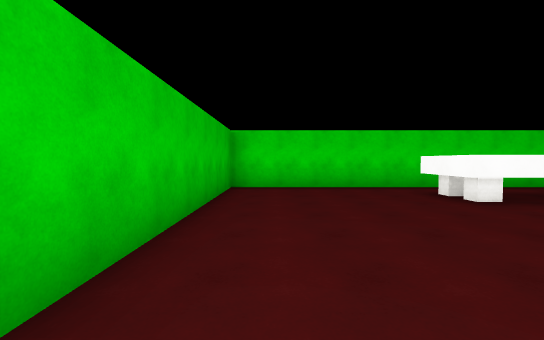
[1] (above)

23 first-person views from a walk through a 3-D level made in the Unity game engine. The camera is 1.5 m above the floor, tilts 2° down and sees 90° across. The floor is counted in squares, 2 m on a side. Each view is taken from the middle of a square. On the plan, view 1 faces up. The plan holds only what a view shows up to about 10 squares ahead; the rest is blank. The place goes on beyond the plan. The player character is not drawn. Surface patterns are stand-ins for the level's own textures.

[2]
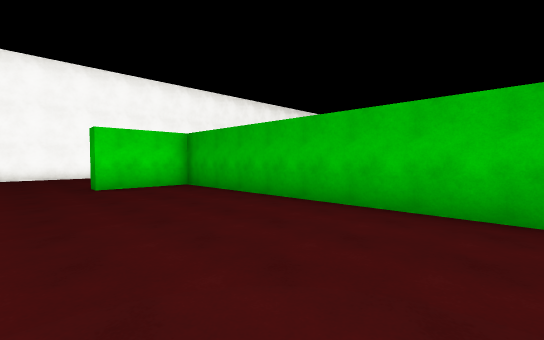

[3]
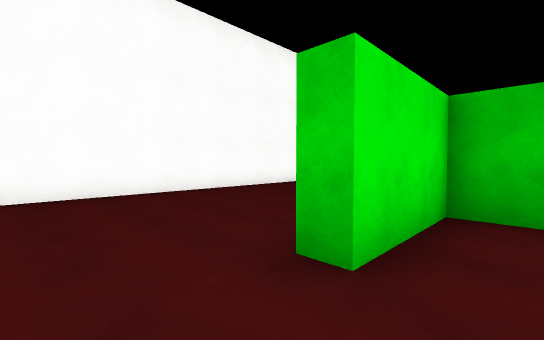

[4]
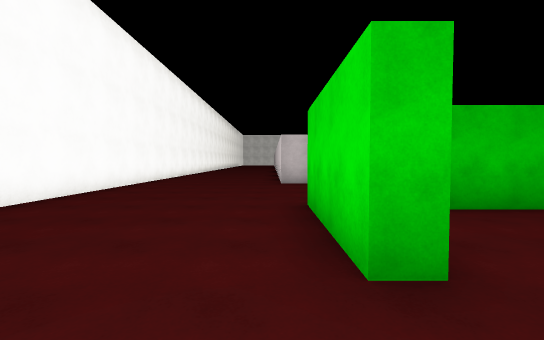

[5]
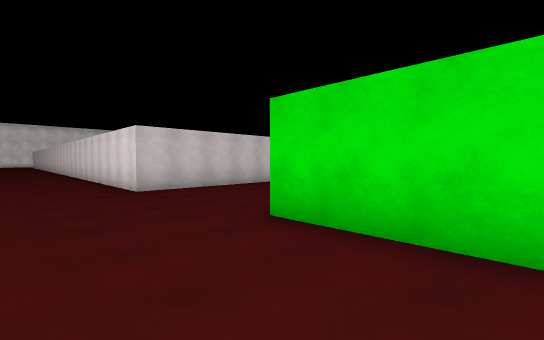

[6]
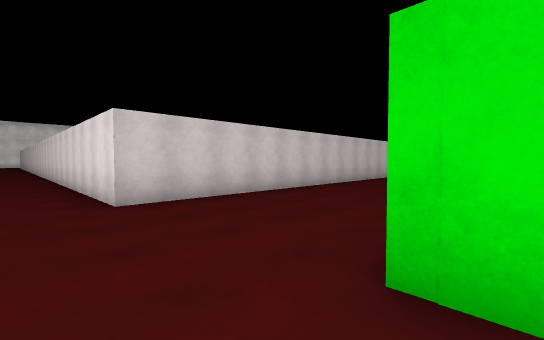

[7]
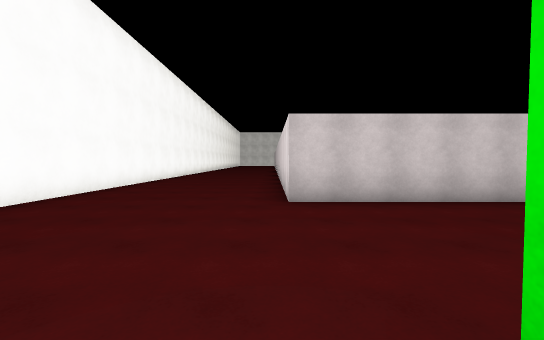

[8]
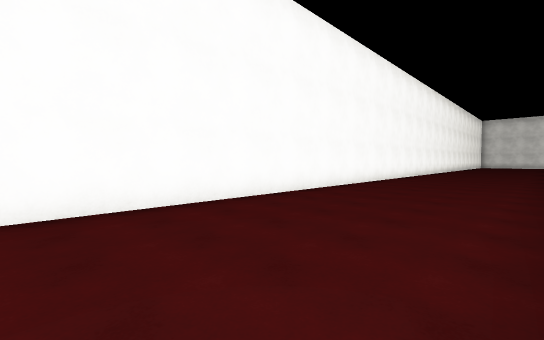

[9]
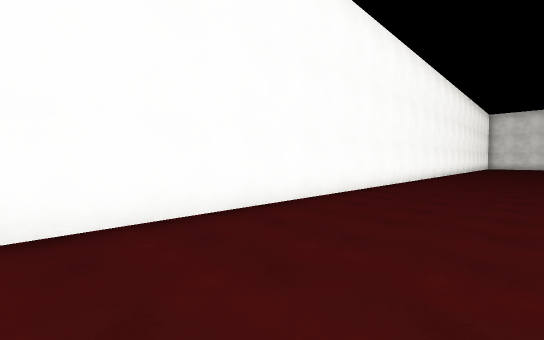

[10]
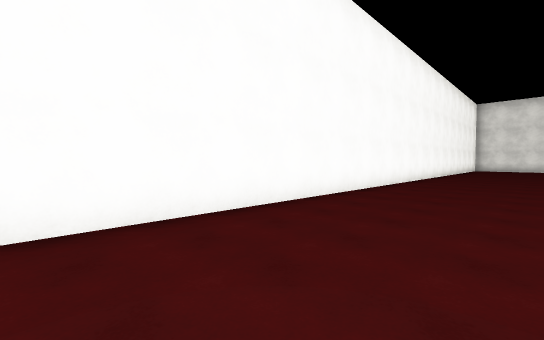

[11]
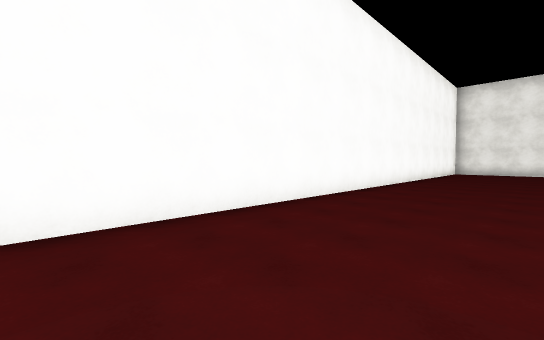

[12]
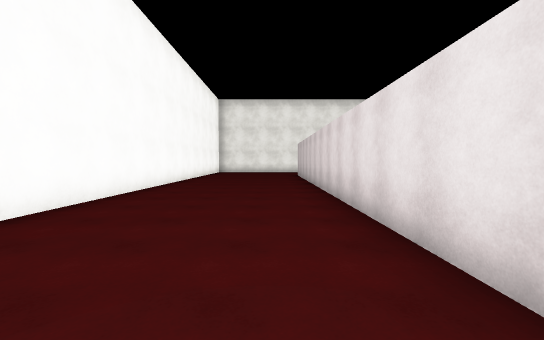

[13]
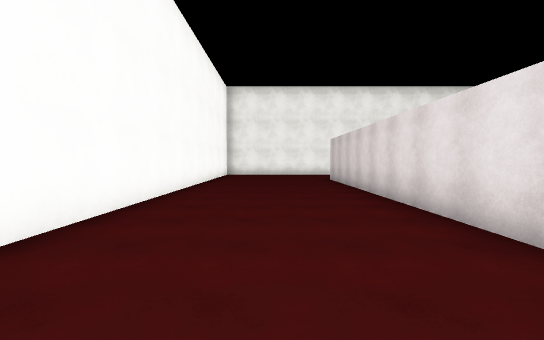

[14]
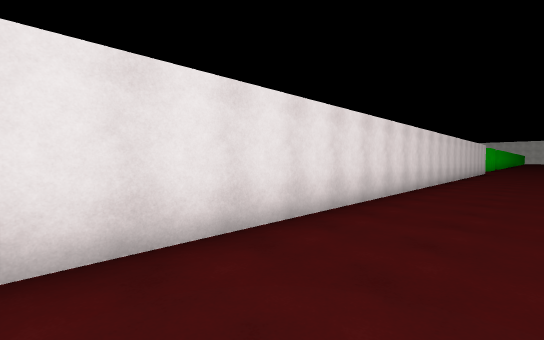

[15]
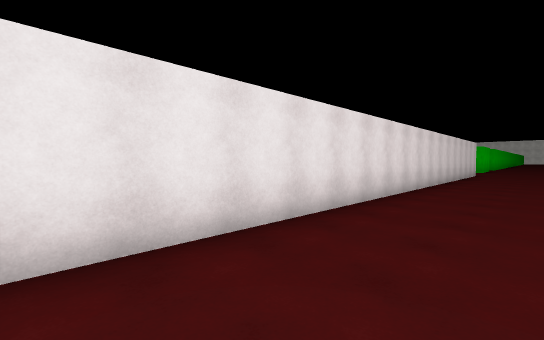

[16]
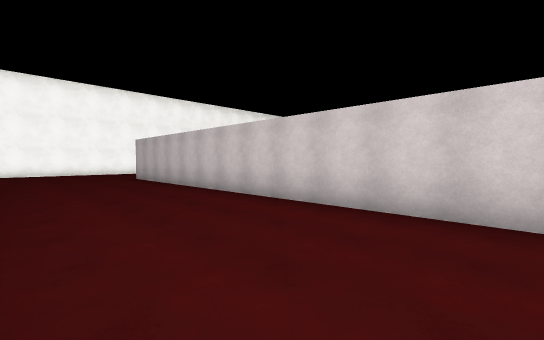

[17]
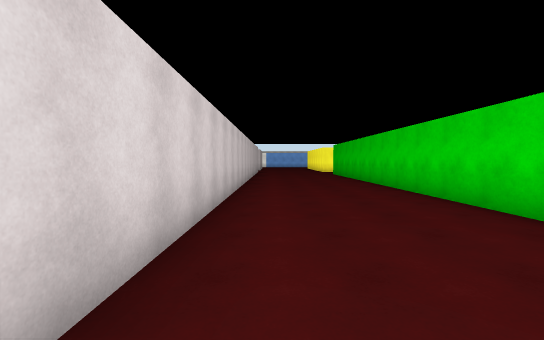

[18]
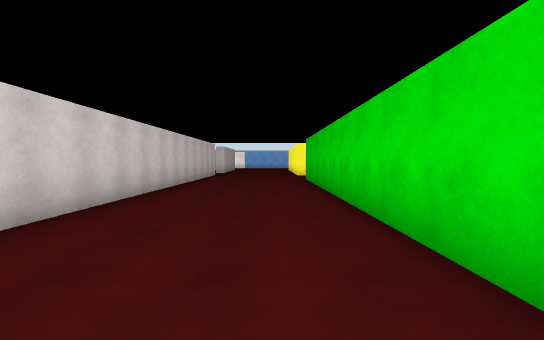

[19]
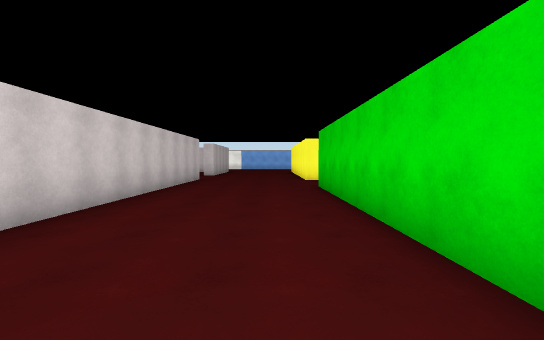

[20]
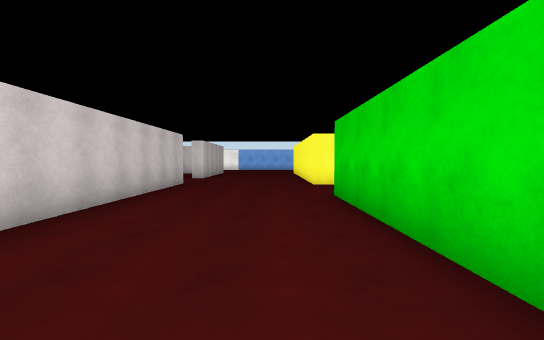

[21]
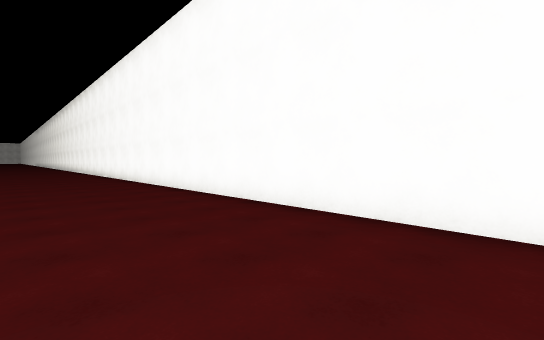

[22]
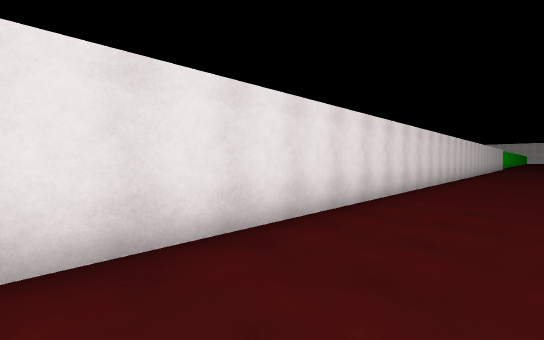

[23]
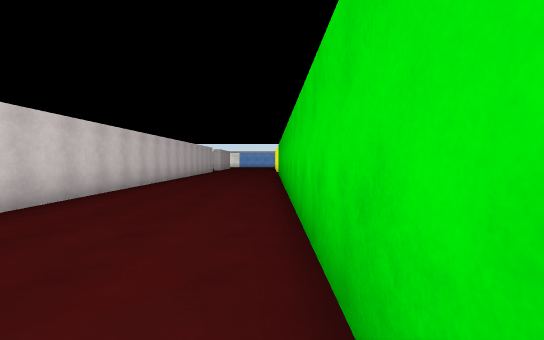

### Floor plan
Points are (right, up) in squares from view 1. A wall is a line through its corners. A room is listed if a view was taken in it or the views show most of it. See-through windows are left out.
Room 1 (views 1, 2, 3)
walls: (3.5, 7.6) (-1.2, 7.6) (-1.2, -3.9) (1.3, -3.9)
ways out: opening at (2.5, -4) to room 2
Room 2 (views 4, 5, 6, 7, 8, 9, 10, 11, 12, 13, 14, 15, 16, 17, 18, 19, 20, 21, 22, 23)
walls: (1.3, -3.9) (1.3, -4.4) (-1.8, -4.4); (-1.6, 4.3) (-1.6, 18.9); (-34.1, -9.4) (3.1, -9.4); (-5.9, 19.5) (-5.9, -4.7) (-34.1, -4.7)
ways out: opening at (2.5, -4) to room 1

Where each view was taken, in squares from view 1:
view 1: 0 up, 0 right, facing up
view 2: 4 up, 3 right, facing down-left
view 3: 3 down, 3 right, facing down-left
view 4: 5 down, 3 right, facing left
view 5: 7 down, 1 right, facing up-left
view 6: 6 down, 1 left, facing up-left
view 7: 5 down, 1 left, facing left
view 8: 5 down, 5 left, facing down-left
view 9: 6 down, 9 left, facing down-left
view 10: 6 down, 15 left, facing down-left
view 11: 6 down, 21 left, facing down-left
view 12: 6 down, 21 left, facing left
view 13: 7 down, 24 left, facing left
view 14: 7 down, 25 left, facing up-right
view 15: 7 down, 22 left, facing up-right
view 16: 7 up, 2 left, facing down-left
view 17: 4 up, 5 left, facing up
view 18: 8 up, 3 left, facing up
view 19: 11 up, 3 left, facing up
view 20: 13 up, 3 left, facing up
view 21: 6 down, 34 left, facing down-right
view 22: 7 down, 34 left, facing up-right
view 23: 4 up, 2 left, facing up
